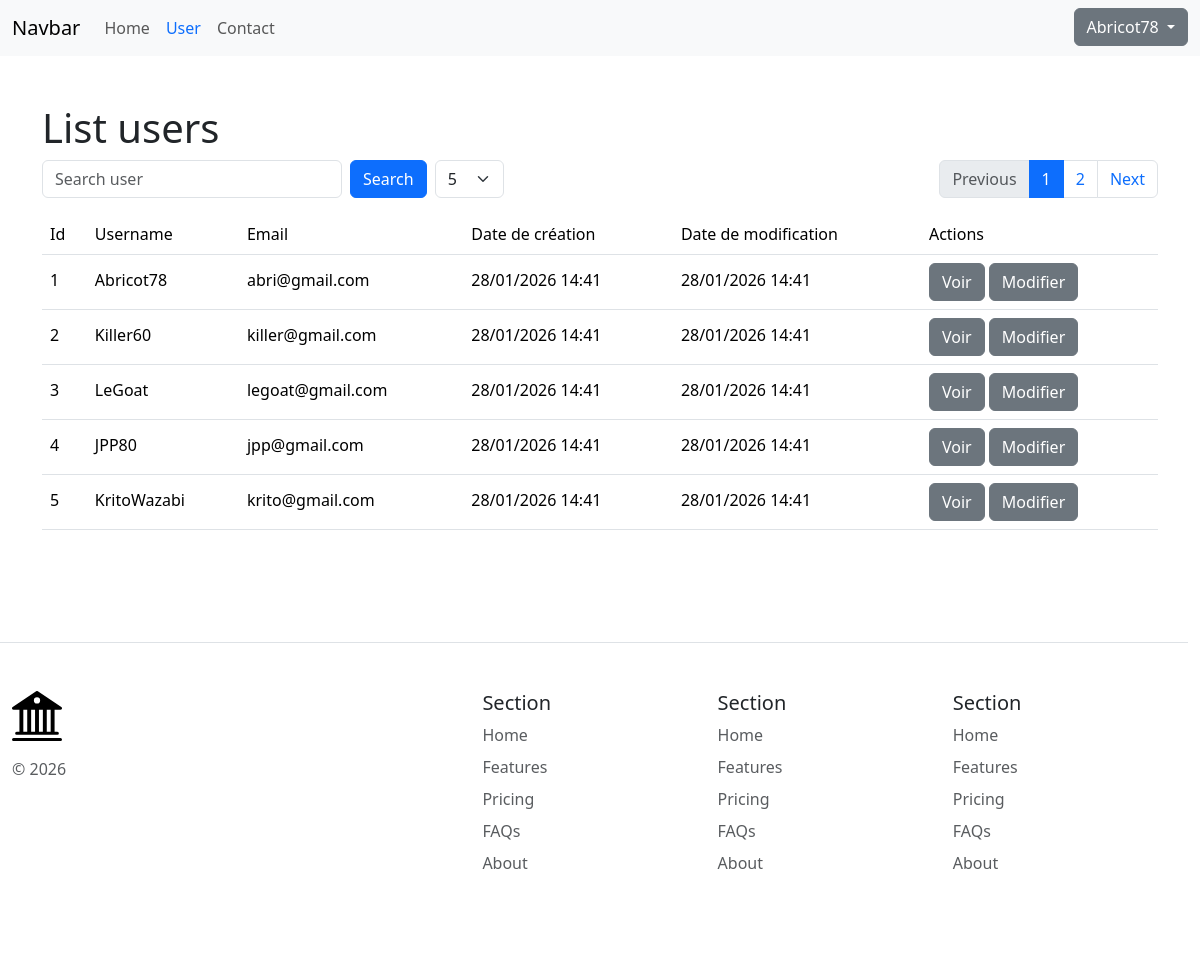
Page /user (signed in) on the committed database.
### tables this page shows
CREATE TABLE `user`
(
    id         int PRIMARY KEY AUTO_INCREMENT,
    picture    VARCHAR(255),
    username   VARCHAR(255) NOT NULL,
    email      VARCHAR(255) NOT NULL UNIQUE,
    password   VARCHAR(255) NOT NULL,
    created_at DATETIME DEFAULT CURRENT_TIMESTAMP,
    updated_at DATETIME DEFAULT CURRENT_TIMESTAMP ON UPDATE CURRENT_TIMESTAMP
);

### src/Core/Controller.php (called while the page is built, shortened)
<?php
abstract class Controller
{
    protected function render(string $view, array $params = []): void
    {
        extract($params);
        require dirname(__DIR__) . "/../templates/$view.php";
        $contentFile = ob_get_clean();
        require dirname(__DIR__) . "/../templates/layout.php";
    }
}

### src/Controller/UserController.php (called while the page is built, shortened)
<?php
final class UserController extends Controller
{
    public function index(): void
    {
        $repo = new UserRepository();
        $criteria = $_GET;
        if (isset($_GET['q'])) {
            $data = $repo->findBySearch($_GET['q'], $criteria);
        } else {
            $data = $repo->findAll($criteria);
        }
        $this->render('user/user', [
            'title' => 'List users',
            'users' => $data['users'],
            'count' => $data['count']
        ]);
    }
}

### public/index.php (called while the page is built, shortened)
<?php
App::run();

### src/Repository/UserRepository.php (called while the page is built, shortened)
<?php
class UserRepository
{
    private ?Database $db;
    public function __construct()
    {
        $this->db = new Database();
    }
    public function findAll(?array $criteria = []): array
    {
        $size = (int)isset($criteria['size']) ? $criteria['size'] : 5;
        $page = (int)isset($criteria['page']) ? $criteria['page'] : 1;
        $offset = ($page - 1) * $size;
        $stmt = $this->db->prepare("SELECT * FROM user LIMIT :limit OFFSET :offset");
        $stmt->setFetchMode(\PDO::FETCH_CLASS, User::class);
        $stmt->execute([
            'limit' => $size,
            'offset' => $offset
        ]);
        $users = $stmt->fetchAll();
        $count = (int)$this->db->query("SELECT COUNT(*) FROM user")->fetchColumn();
        $this->db = null;
        return [
            'users' => $users,
            'count' => $count
        ];
    }
}

### src/Core/Database.php (called while the page is built, shortened)
<?php
class Database extends PDO
{
    public function __construct()
    {
        $user = 'user';
        $password = 'password';
        $dbName = 'site_php';
        $host = '127.0.0.1';
        $port = 3306;
        $dsn = "mysql:host=$host;port=$port;dbname=$dbName";
        $options = [
            PDO::ATTR_ERRMODE => PDO::ERRMODE_EXCEPTION,
            PDO::ATTR_DEFAULT_FETCH_MODE => PDO::FETCH_ASSOC,
            PDO::ATTR_EMULATE_PREPARES => false,
        ];
    }
}

### src/Model/User.php (called while the page is built, shortened)
<?php
class User
{
    private ?int $id = null;
    private string $username;
    private string $email;
    private string $created_at;
    private string $updated_at;
    public function getId(): ?int
    {
        return $this->id;
    }
    public function getUsername(): string
    {
        return $this->username;
    }
    public function getEmail(): string
    {
        return $this->email;
    }
    public function getCreatedAt(): DateTime
    {
        return new DateTime($this->created_at);
    }
    public function getUpdatedAt(): DateTime
    {
        return new DateTime($this->updated_at);
    }
}

### templates/user/user.php (the view, shortened to what this page needs)
<?php
$size = (int)($_GET['size'] ?? 5);
$page = (int)($_GET['page'] ?? 1);
$q = $_GET['q'] ?? '';
$totalPages = (int)ceil($count / $size);
function pageUrl(int $targetPage): string
{
    $params = $_GET;
    $params['page'] = $targetPage;
    return '?' . http_build_query($params);
}
?>
<h1><?= $title ?></h1>
<div class="d-flex flex-row align-items-center justify-content-between gap-3 mb-3">
    <form action="" method="get" id="searchForm" class="d-flex align-items-center gap-2 mb-0">
        <input type="search" name="q" class="form-control" placeholder="Search user" value="<?= $q ?>" style="width: 300px">
        <button type="submit" class="btn btn-primary">Search</button>
        <select name="size" class="form-select w-auto">
            <option value="5" <?= $size === 5 ? 'selected' : '' ?>>5</option>
        </select>
    </form>
    <nav aria-label="pagination">
        <ul class="pagination mb-0">
            <li class="page-item <?= $page <= 1 ? 'disabled' : '' ?>">
                <a class="page-link" href="<?= $page <= 1 ? '#' : pageUrl($page - 1) ?>">Previous</a>
            </li>
            <?php
            $start = max(1, $page - 2);
            $end = min($totalPages, $page + 2);
            for ($i = $start; $i <= $end; $i++) {
                $active = $i === $page ? 'active' : '';
                echo '<li class="page-item ' . $active . '">';
                echo '<a class="page-link" href="' . pageUrl($i) . '"' . ($active ? ' aria-current="page"' : '') . '>' . $i . '</a>';
                echo '</li>';
            }
            ?>
            <li class="page-item <?= $page >= $totalPages ? 'disabled' : '' ?>">
                <a class="page-link" href="<?= $page >= $totalPages ? '#' : pageUrl($page + 1) ?>">Next</a>
            </li>
        </ul>
    </nav>
</div>
<table class="table table-hover">
    <thead>
    <tr>
        <th scope="col">Id</th>
        <th scope="col">Username</th>
        <th scope="col">Email</th>
        <th scope="col">Date de création</th>
        <th scope="col">Date de modification</th>
        <th scope="col">Actions</th>
    </tr>
    </thead>
    <tbody>
    <?php if (count($users) > 0): ?>
        <?php foreach ($users as $user): ?>
            <tr>
                <th scope="row"><?= $user->getId() ?></th>
                <td><?= $user->getUsername() ?></td>
                <td><?= $user->getEmail() ?></td>
                <td><?= $user->getCreatedAt()->format('d/m/Y H:i') ?></td>
                <td><?= $user->getUpdatedAt()->format('d/m/Y H:i') ?></td>
                <td>
                    <a href="/user/<?= $user->getId() ?>" class="btn btn-secondary">Voir</a>
                    <a href="/user/<?= $user->getId() ?>/edit" class="btn btn-secondary">Modifier</a>
                </td>
            </tr>
        <?php endforeach; ?>
    <?php else: ?>
        <tr>
            <th colspan="4">Aucun enregistrement</th>
        </tr>
    <?php endif; ?>
    </tbody>
</table>

### src/Core/App.php (shortened to what this page needs)
<?php
final class App
{
    public static function run(): void
    {
        $httpMethod = $_SERVER['REQUEST_METHOD'];
        $path = parse_url($_SERVER['REQUEST_URI'], PHP_URL_PATH) ?? '/';
        $routes = [
            'GET' => [
                '/' => [\App\Controller\HomeController::class, 'index'],
                '/contact' => [\App\Controller\ContactController::class, 'index'],
                '/user' => [\App\Controller\UserController::class, 'index'],
                '/user/{id}' => [\App\Controller\UserController::class, 'show'],
                '/user/{id}/edit' => [\App\Controller\UserController::class, 'edit'],
                '/login' => [\App\Controller\AuthController::class, 'login'],
                '/register' => [\App\Controller\AuthController::class, 'register'],
                '/logout' => [\App\Controller\AuthController::class, 'logout'],
            ],
            'POST' => [
                '/contact' => [\App\Controller\ContactController::class, 'submit'],
                '/user/{id}/edit' => [\App\Controller\UserController::class, 'edit'],
                '/login' => [\App\Controller\AuthController::class, 'login'],
                '/register' => [\App\Controller\AuthController::class, 'register'],
            ]
        ];
        if (isset($routes[$httpMethod][$path])) {
            [$controllerClass, $action] = $routes[$httpMethod][$path];
            (new $controllerClass())->$action();
            return;
        }
    }
}

### templates/layout.php (shortened to what this page needs)
<?php
function navActive(string $path): string
{
    $currentPath = parse_url($_SERVER['REQUEST_URI'], PHP_URL_PATH);
    if ($path === '/') {
        return $currentPath === '/' ? 'active' : '';
    }
    return str_starts_with($currentPath, $path) ? 'active' : '';
}
?>
<!doctype html>
<html lang="en">
<head>
    <link rel="stylesheet" href="/assets/css/reset.css">
    <link rel="stylesheet" href="/assets/css/main.css">
    <link href="https://cdn.jsdelivr.net/npm/bootstrap@5.3.8/dist/css/bootstrap.min.css" rel="stylesheet"
>
    <link rel="stylesheet" href="https://cdn.jsdelivr.net/npm/bootstrap-icons@1.13.1/font/bootstrap-icons.min.css">
</head>
<body>
<header>
    <nav class="navbar navbar-expand-lg bg-body-tertiary">
        <div class="container-fluid">
            <a class="navbar-brand" href="/">Navbar</a>
            <div class="offcanvas offcanvas-end" tabindex="-1" id="offcanvasNavbar"
                 aria-labelledby="offcanvasNavbarLabel">
                <div class="offcanvas-body">
                    <ul class="navbar-nav me-auto">
                        <li class="nav-item">
                            <a class="nav-link <?= navActive('/') ?>" aria-current="page" href="/">Home</a>
                        </li>
                        <?php if (isset($_SESSION['username'])): ?>
                            <li class="nav-item">
                                <a class="nav-link <?= navActive('/user') ?>" href="/user">User</a>
                            </li>
                        <?php endif; ?>
                        <li class="nav-item">
                            <a class="nav-link <?= navActive('/contact') ?>" href="/contact">Contact</a>
                        </li>
                    </ul>
                    <div class="d-grid gap-2 d-md-block">
                        <?php if (isset($_SESSION['username'])): ?>
                            <li class="btn-group w-100">
                                <button type="button" class="btn btn-secondary dropdown-toggle"
                                        data-bs-toggle="dropdown"
                                        aria-expanded="false">
                                    <?= $_SESSION['username'] ?>
                                </button>
                            </li>
                        <?php else: ?>
                            <a class="btn btn-primary" href="/login">Login</a>
                            <a class="btn btn-secondary" href="/register">Register</a>
                        <?php endif; ?>
                    </div>
                </div>
            </div>
        </div>
    </nav>
</header>
<main class="container py-5">
    <?= $contentFile ?>
</main>
<footer class="container-fluid row row-cols-1 row-cols-sm-2 row-cols-md-5 py-5 my-5 border-top">
    <div class="col mb-3">
        <a href="/" class="d-flex align-items-center mb-3 link-body-emphasis text-decoration-none"
           aria-label="Bootstrap">
        </a>
        <p class="text-body-secondary">© <?= date('Y') ?></p>
    </div>
    <div class="col mb-3"></div>
    <div class="col mb-3"><h5>Section</h5>
        <ul class="nav flex-column">
            <li class="nav-item mb-2"><a href="#" class="nav-link p-0 text-body-secondary">Home</a></li>
            <li class="nav-item mb-2"><a href="#" class="nav-link p-0 text-body-secondary">Features</a></li>
            <li class="nav-item mb-2"><a href="#" class="nav-link p-0 text-body-secondary">Pricing</a></li>
            <li class="nav-item mb-2"><a href="#" class="nav-link p-0 text-body-secondary">FAQs</a></li>
            <li class="nav-item mb-2"><a href="#" class="nav-link p-0 text-body-secondary">About</a></li>
        </ul>
    </div>
    <div class="col mb-3"><h5>Section</h5>
        <ul class="nav flex-column">
            <li class="nav-item mb-2"><a href="#" class="nav-link p-0 text-body-secondary">Home</a></li>
            <li class="nav-item mb-2"><a href="#" class="nav-link p-0 text-body-secondary">Features</a></li>
            <li class="nav-item mb-2"><a href="#" class="nav-link p-0 text-body-secondary">Pricing</a></li>
            <li class="nav-item mb-2"><a href="#" class="nav-link p-0 text-body-secondary">FAQs</a></li>
            <li class="nav-item mb-2"><a href="#" class="nav-link p-0 text-body-secondary">About</a></li>
        </ul>
    </div>
    <div class="col mb-3"><h5>Section</h5>
        <ul class="nav flex-column">
            <li class="nav-item mb-2"><a href="#" class="nav-link p-0 text-body-secondary">Home</a></li>
            <li class="nav-item mb-2"><a href="#" class="nav-link p-0 text-body-secondary">Features</a></li>
            <li class="nav-item mb-2"><a href="#" class="nav-link p-0 text-body-secondary">Pricing</a></li>
            <li class="nav-item mb-2"><a href="#" class="nav-link p-0 text-body-secondary">FAQs</a></li>
            <li class="nav-item mb-2"><a href="#" class="nav-link p-0 text-body-secondary">About</a></li>
        </ul>
    </div>
</footer>
</body>
</html>

### public/assets/css/main.css (style rules this page uses)
li.nav-item > .nav-link.active { color: var(--bs-primary); font-weight: 500; }

### rows in the picture
user: id "1", username "Abricot78", email "abri@gmail.com", created_at "28/01/2026 14:41", updated_at "28/01/2026 14:41"
user: id "2", username "Killer60", email "killer@gmail.com", created_at "28/01/2026 14:41", updated_at "28/01/2026 14:41"
user: id "3", username "LeGoat", email "legoat@gmail.com", created_at "28/01/2026 14:41", updated_at "28/01/2026 14:41"
user: id "4", username "JPP80", email "jpp@gmail.com", created_at "28/01/2026 14:41", updated_at "28/01/2026 14:41"
user: id "5", username "KritoWazabi", email "krito@gmail.com", created_at "28/01/2026 14:41", updated_at "28/01/2026 14:41"

### other values in the picture
$_SESSION['username'] "Abricot78"
$title "List users"
